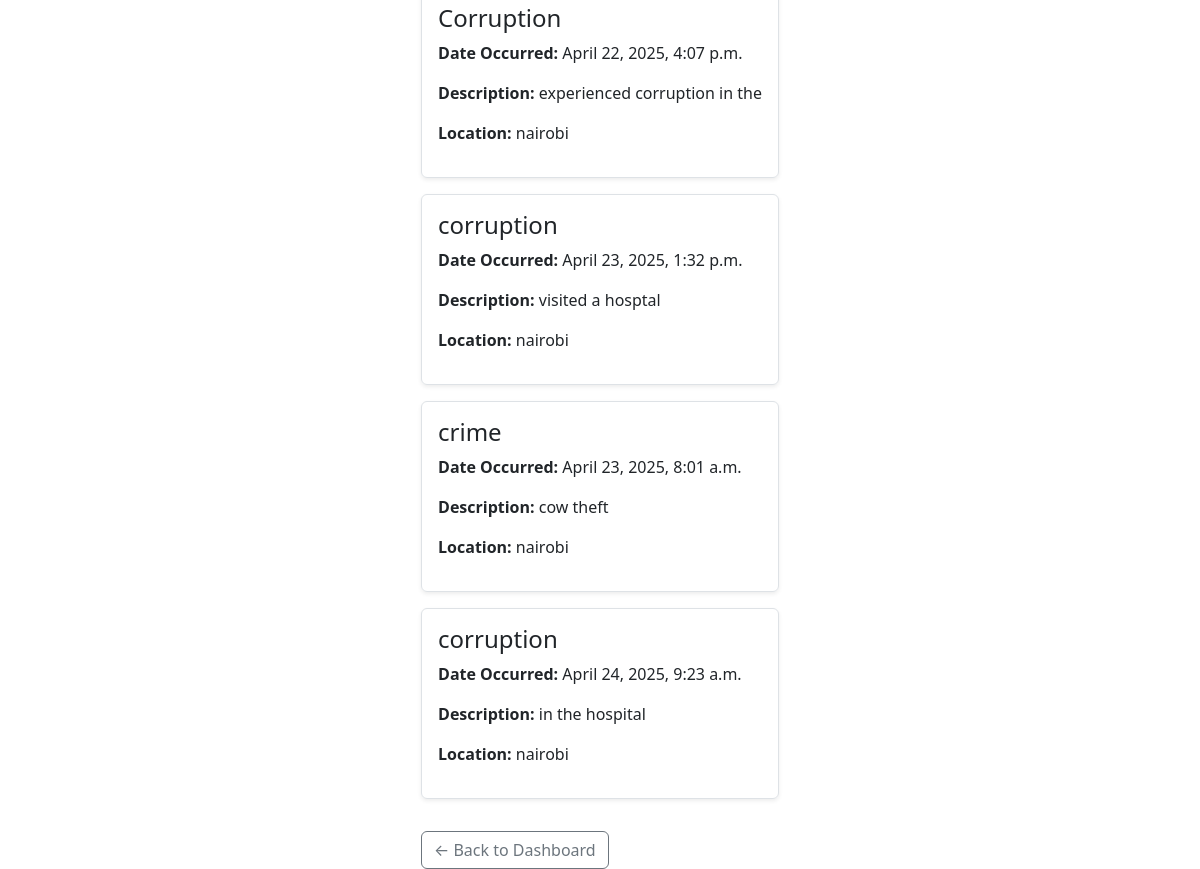
The page /view/ (signed in) on the database its author committed.
### crime_reporting_app/models.py (models this page shows, shortened)
class CrimeRecord(models.Model):
    REPORT_TYPES = [
        ('crime', 'Crime'),
        ('corruption', 'Corruption'),
    ]
    title = models.CharField(max_length=200)
    description = models.TextField()
    location = models.CharField(max_length=200)
    date_occurred = models.DateTimeField()
    status = models.CharField(max_length=20, choices=REPORT_TYPES, default='crime')
    reporter = models.ForeignKey(UserProfile, on_delete=models.CASCADE, null=True, blank=True)
    report_anonymously = models.BooleanField(default=False)

### crime_reporting_app/views.py (the view)
# urls.py: path('view/', views.view_reports, name='view_reports'),
@login_required
def view_reports(request):
    if request.user.is_staff:
        reports = CrimeRecord.objects.all()
    else:
        try:
            profile = request.user.userprofile
            reports = CrimeRecord.objects.filter(reporter=profile)
        except UserProfile.DoesNotExist:
            reports = []
    return render(request, 'crime_reporting_app/view_reports.html', {
        'reports': reports,
        'title': 'View Reports'
    })

### crime_reporting_app/templates/crime_reporting_app/view_reports.html (shortened to what this page needs)
{% extends 'crime_reporting_app/base.html' %}
{% block content %}
<div class="reports-list">
    {% if reports %}
        <div class="report-list">
            {% for report in reports %}
                <div class="report-item border p-3 mb-3 rounded shadow-sm">
                    <h4>{{ report.title }}</h4>
                    <p><strong>Date Occurred:</strong> {{ report.date_occurred }}</p>
                    <p><strong>Description:</strong> {{ report.description }}</p>
                    {% if report.location %}
                        <p><strong>Location:</strong> {{ report.location }}</p>
                    {% endif %}
                </div>
            {% endfor %}
        </div>
    {% else %}
        <p>No reports found.</p>
    {% endif %}
    <a href="{% url 'user_dashboard' %}" class="btn btn-outline-secondary mt-3">← Back to Dashboard</a>
</div>
{% endblock %}

### crime_reporting_app/templates/crime_reporting_app/base.html (shortened to what this page needs)
{% load static %}
<!DOCTYPE html>
<html lang="en">
<head>
  <link rel="stylesheet" href="https://cdn.jsdelivr.net/npm/bootstrap@5.3.0/dist/css/bootstrap.min.css">
  <link href="https://cdn.jsdelivr.net/npm/bootstrap@5.3.0/dist/css/bootstrap.min.css" rel="stylesheet">
</head>
<body>
  <div class="full-screen-wrapper">
    {% block content %}{% endblock %}
  </div>
</body>
</html>

### crime_reporting_app/templates/crime_reporting_app/base.html (style rules this page uses)
.full-screen-wrapper { display: flex; align-items: center; justify-content: center; height: 100vh; }

### rows shown on the page
CrimeRecord: title "Corruption", date_occurred "April 22, 2025, 4:07 p.m.", description "experienced corruption in the", location "nairobi"
CrimeRecord: title "corruption", date_occurred "April 23, 2025, 1:32 p.m.", description "visited a hosptal", location "nairobi"
CrimeRecord: title "crime", date_occurred "April 23, 2025, 8:01 a.m.", description "cow theft", location "nairobi"
CrimeRecord: title "corruption", date_occurred "April 24, 2025, 9:23 a.m.", description "in the hospital", location "nairobi"
